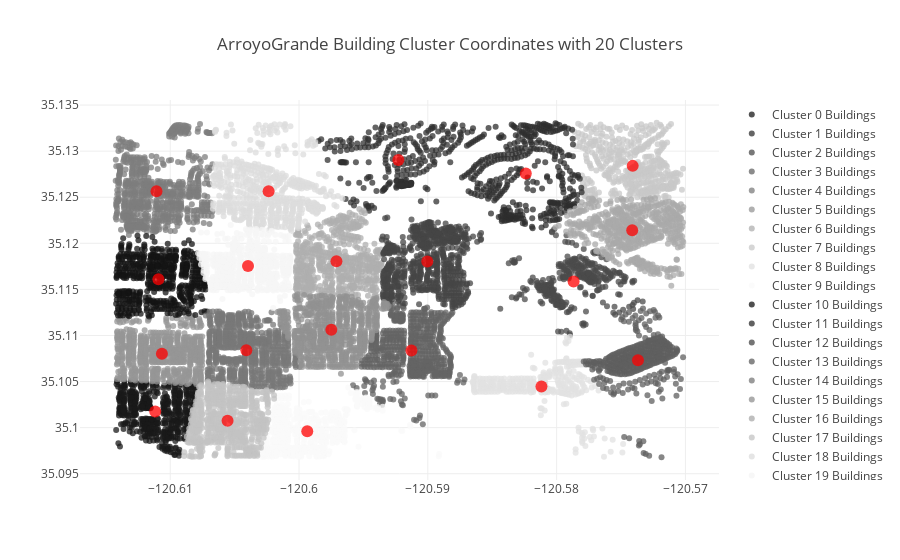

The cell this chart's notebook holds for it:
### Markdown cell above
KMeans Clustering

### Code cell
kmeans = KMeans(n_clusters=numClusters, init = 'k-means++').fit(buildings.as_matrix())
kxs = []
kys = []
for k in kmeans.cluster_centers_:
    kxs.append(k[0])
    kys.append(k[1])


clusterCenters, clusterPoints, points = createClusterCenters(kmeans.labels_)
#print(euclideanDistance(points[1][0], points[1][1]))
#print(maxDistBetweenClusters(points))
    
#Trace for color coding the clusters
kMeansTrace = colorClusterTrace(len(kmeans.cluster_centers_), clusterPoints)


#Create a trace for the kmeans cluster centers with slightly larger dots than the buildings
kTrace = clusterCenterTrace([kxs, kys], 'KMeans Clusters')


#Plot result
plot(kMeansTrace, kTrace)

### Figure 1 — Plotly figure (JSON) as saved in the notebook; plotly's stock layout.template omitted (floating-point values rounded to 4 significant figures; data arrays with more than 128 entries replaced by an {"elided": "..."} marker saying what was removed)
{"data": [{"marker": {"color": "rgba(25,25,25, 0.75)", "size": 6}, "mode": "markers", "name": "Cluster 0 Buildings", "type": "scatter", "x": {"elided": "507 float values"}, "y": {"elided": "507 float values"}}, {"marker": {"color": "rgba(50,50,50, 0.75)", "size": 6}, "mode": "markers", "name": "Cluster 1 Buildings", "type": "scatter", "x": {"elided": "268 float values"}, "y": {"elided": "268 float values"}}, {"marker": {"color": "rgba(75,75,75, 0.75)", "size": 6}, "mode": "markers", "name": "Cluster 2 Buildings", "type": "scatter", "x": {"elided": "337 float values"}, "y": {"elided": "337 float values"}}, {"marker": {"color": "rgba(100,100,100, 0.75)", "size": 6}, "mode": "markers", "name": "Cluster 3 Buildings", "type": "scatter", "x": {"elided": "596 float values"}, "y": {"elided": "596 float values"}}, {"marker": {"color": "rgba(125,125,125, 0.75)", "size": 6}, "mode": "markers", "name": "Cluster 4 Buildings", "type": "scatter", "x": {"elided": "707 float values"}, "y": {"elided": "707 float values"}}, {"marker": {"color": "rgba(150,150,150, 0.75)", "size": 6}, "mode": "markers", "name": "Cluster 5 Buildings", "type": "scatter", "x": {"elided": "595 float values"}, "y": {"elided": "595 float values"}}, {"marker": {"color": "rgba(175,175,175, 0.75)", "size": 6}, "mode": "markers", "name": "Cluster 6 Buildings", "type": "scatter", "x": {"elided": "550 float values"}, "y": {"elided": "550 float values"}}, {"marker": {"color": "rgba(200,200,200, 0.75)", "size": 6}, "mode": "markers", "name": "Cluster 7 Buildings", "type": "scatter", "x": {"elided": "457 float values"}, "y": {"elided": "457 float values"}}, {"marker": {"color": "rgba(225,225,225, 0.75)", "size": 6}, "mode": "markers", "name": "Cluster 8 Buildings", "type": "scatter", "x": {"elided": "290 float values"}, "y": {"elided": "290 float values"}}, {"marker": {"color": "rgba(250,250,250, 0.75)", "size": 6}, "mode": "markers", "name": "Cluster 9 Buildings", "type": "scatter", "x": {"elided": "450 float values"}, "y": {"elided": "450 float values"}}, {"marker": {"color": "rgba(20,20,20, 0.75)", "size": 6}, "mode": "markers", "name": "Cluster 10 Buildings", "type": "scatter", "x": {"elided": "544 float values"}, "y": {"elided": "544 float values"}}, {"marker": {"color": "rgba(45,45,45, 0.75)", "size": 6}, "mode": "markers", "name": "Cluster 11 Buildings", "type": "scatter", "x": {"elided": "361 float values"}, "y": {"elided": "361 float values"}}, {"marker": {"color": "rgba(70,70,70, 0.75)", "size": 6}, "mode": "markers", "name": "Cluster 12 Buildings", "type": "scatter", "x": {"elided": "671 float values"}, "y": {"elided": "671 float values"}}, {"marker": {"color": "rgba(95,95,95, 0.75)", "size": 6}, "mode": "markers", "name": "Cluster 13 Buildings", "type": "scatter", "x": {"elided": "392 float values"}, "y": {"elided": "392 float values"}}, {"marker": {"color": "rgba(120,120,120, 0.75)", "size": 6}, "mode": "markers", "name": "Cluster 14 Buildings", "type": "scatter", "x": {"elided": "680 float values"}, "y": {"elided": "680 float values"}}, {"marker": {"color": "rgba(145,145,145, 0.75)", "size": 6}, "mode": "markers", "name": "Cluster 15 Buildings", "type": "scatter", "x": {"elided": "664 float values"}, "y": {"elided": "664 float values"}}, {"marker": {"color": "rgba(170,170,170, 0.75)", "size": 6}, "mode": "markers", "name": "Cluster 16 Buildings", "type": "scatter", "x": {"elided": "594 float values"}, "y": {"elided": "594 float values"}}, {"marker": {"color": "rgba(195,195,195, 0.75)", "size": 6}, "mode": "markers", "name": "Cluster 17 Buildings", "type": "scatter", "x": {"elided": "617 float values"}, "y": {"elided": "617 float values"}}, {"marker": {"color": "rgba(220,220,220, 0.75)", "size": 6}, "mode": "markers", "name": "Cluster 18 Buildings", "type": "scatter", "x": {"elided": "554 float values"}, "y": {"elided": "554 float values"}}, {"marker": {"color": "rgba(245,245,245, 0.75)", "size": 6}, "mode": "markers", "name": "Cluster 19 Buildings", "type": "scatter", "x": {"elided": "434 float values"}, "y": {"elided": "434 float values"}}, {"marker": {"color": "rgba(255, 0, 0, 0.75)", "size": 12}, "mode": "markers", "name": "KMeans Clusters", "type": "scatter", "x": [-120.6, -120.6, -120.6, -120.6, -120.6, -120.6, -120.6, -120.6, -120.6, -120.6, -120.6, -120.6, -120.6, -120.6, -120.6, -120.6, -120.6, -120.6, -120.6, -120.6], "y": [35.1, 35.13, 35.12, 35.11, 35.13, 35.11, 35.12, 35.13, 35.1, 35.1, 35.12, 35.13, 35.12, 35.11, 35.11, 35.11, 35.12, 35.1, 35.13, 35.12]}], "layout": {"title": "ArroyoGrande Building Cluster Coordinates with 20 Clusters"}}
